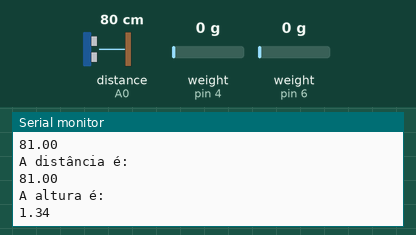
A sketch run on a simulated Arduino Uno, built with avr-gcc and run on an emulated ATmega328P. On the bench: the last lines printed to the serial monitor. The test bench sets the inputs (shaded band); at power-on: distance to the obstacle (sensor on A0) 80 cm, weight on the scale (sensors on pin 4, pin 6) 0 g. The echo pulse lasts 58.3 µs per cm; no radio packets arrive unless stated.

Above: at 6.0 s.
6.1 s: distance to the obstacle (sensor on A0) set to 2 cm
At 6.9 s:
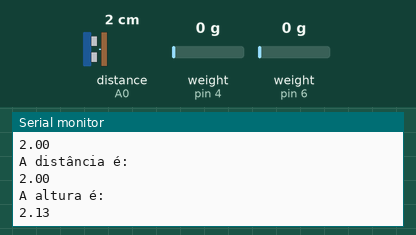
7.7 s: weight on the scale (sensor on pin 4) set to 100 g
9.3 s: weight on the scale (sensor on pin 6) set to 100 g
10.9 s: distance to the obstacle (sensor on A0) set to 4 cm
At 12.3 s:
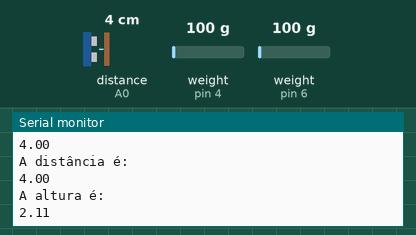
12.5 s: weight on the scale (sensor on pin 4) set to 1250 g
17.2 s: weight on the scale (sensor on pin 6) set to 1250 g
Timing chart, 0 to 19.8 s (numbered marks = the images above; inputs shaded):
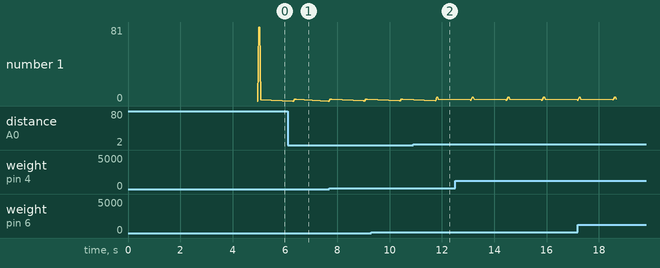

The sketch:

CyclefyDebug.ino
```cpp
#include <HX711_ADC.h>
#include <NewPing.h>
#include <RHReliableDatagram.h>
#include <RH_RF95.h>
#include <SPI.h>
#include <EEPROM.h>
// pins para os HX711
const int HX711_sck_1 = 3;
const int HX711_dout_1 = 4;
const int HX711_sck_2 = 5;
const int HX711_dout_2 = 6;
const int HX711_sck_3 = 8;
const int HX711_dout_3 = 9;
const int HX711_sck_4 = 0;
const int HX711_dout_4 = 1;

const int calVal_eepromAdress_1 = 0; // eeprom adress for calibration value load cell 1 (4 bytes)
const int calVal_eepromAdress_2 = 4; // eeprom adress for calibration value load cell 2 (4 bytes)

HX711_ADC LoadCell_1(HX711_dout_1, HX711_sck_1); //HX711 1
HX711_ADC LoadCell_2(HX711_dout_2, HX711_sck_2); //HX711 2

// fim dos pins relacionados ao sensorialmente to peso

// Setup para os ultrassônicos
#define PING_PIN1 A0 // pino de trigger e echo para o primeiro ultrassônico
#define PING_PIN2 A2 // pino de trigger e echo para o segundo ultrassônico
#define PING_PIN3 A3 // pino de trigger e echo para o terceiro ultrassônico
#define MAX_DISTANCE 400 // define a distância maxima do sensor em cm

NewPing sonar1(PING_PIN1, PING_PIN1, MAX_DISTANCE); //define o pino de echo, trigger e a distância maxima de cada ultrassônico
NewPing sonar2(PING_PIN1, PING_PIN1, MAX_DISTANCE);
NewPing sonar3(PING_PIN1, PING_PIN1, MAX_DISTANCE);
// Fim do setup dos ultrassônicos
// Setup do modulo LoRA

#define SERVER_ADDRESS 1 // Endereço do servidor
#define CLIENT_ADDRESS 3// mudar conforme as lixeiras forem aumentando. Não use 1, esse é do servidor
RH_RF95 driver;
RHReliableDatagram manager(driver, CLIENT_ADDRESS);

void setup() {
    Serial.begin(9600);
    Serial.println("Iniciando...");
    // Setup do sensor de peso
    float calibrationValue_1; // variavel float para armazenar o valor de calibração do HX711 1
    float calibrationValue_2; // variavel float para armazenar o valor de calibração do HX711 2
    float calibrationValue_3; // variavel float para armazenar o valor de calibração do HX711 3
    float calibrationValue_4; // variavel float para armazenar o valor de calibração do HX711 4

    calibrationValue_1 = 22542.00; //Valores de calibragem para o HX711 1
    calibrationValue_2 = 23650.00; //Valores de calibragem para o HX711 2


    LoadCell_1.begin(); // inicia todos os HX711
    LoadCell_2.begin();


    long stabilizingtime = 2000;
    boolean _tare = false;

    byte loadcell_1_rdy = 0;
    byte loadcell_2_rdy = 0;


    while ((loadcell_1_rdy + loadcell_2_rdy < 2)){ // inicializa todos os HX711 simultaneamente
    if (!loadcell_1_rdy) loadcell_1_rdy = LoadCell_1.startMultiple(stabilizingtime, _tare); //inicializa com a função preparada para multiplas celulas de carga
    if (!loadcell_2_rdy) loadcell_2_rdy = LoadCell_2.startMultiple(stabilizingtime, _tare);
  }
  if (LoadCell_1.getTareTimeoutFlag()) {
    Serial.println("Timeout, check MCU>HX711 no.1 wiring and pin designations");
  }
  if (LoadCell_2.getTareTimeoutFlag()) {
    Serial.println("Timeout, check MCU>HX711 no.2 wiring and pin designations");
  }

    LoadCell_1.setCalFactor(calibrationValue_1); // usa o valor de calibração para calibrar cada HX711
    LoadCell_2.setCalFactor(calibrationValue_2);

    // Setup do sensor de peso realizado
    if (!manager.init())
    Serial.println("init failed");
    driver.setFrequency(868);
    driver.setModemConfig(RH_RF95::Bw31_25Cr48Sf512);

  }


void loop(){
    // Coleta os datados do sensores de peso
    LoadCell_1.update();
    LoadCell_2.update();
    delay(10);
    float x = LoadCell_1.getData();
    float y = LoadCell_2.getData();
    delay(100);

    Serial.println("Peso de cada HX711");
    Serial.println(x);
    delay(10);
    Serial.println(y);
    delay(10);


    float Weight = x + y; //realiza a soma dos pesos e desconsidera 100kg que é o peso aproximado da lixeira
    Serial.println("O peso é: "); Serial.println(Weight);
    // Coleta de dados dos sensores de distância

    float a = sonar1.ping_cm();
    float b = sonar2.ping_cm();
    float c = sonar3.ping_cm();
    Serial.println("Valor individual das distâncias: ");
    Serial.println(a);
    delay(10);
    Serial.println(b);
    delay(10);
    Serial.println(c);
    delay(10);

    float Distance = (a + b + c)/3; // pega os valores de distancias observados e realiza a média
    Serial.println("A distância é: "); Serial.println(Distance);
    float Height = -((Distance/100) - 2.15); // troca o referêncial o valor 2,15 é a altura do teto até essa lixeira
    Serial.println("A altura é: "); Serial.println(Height);
    // chama a função que irá enviar esses dados
    String data_string = String(Weight) + "$" + String(Height);
    char data[12];
    data_string.toCharArray(data, 12);
    manager.sendtoWait((uint8_t *)data, sizeof(data), SERVER_ADDRESS);
    manager.waitPacketSent();
    delay(1000); // 1 segundos até a proxima atualização


}
```

Measured:
- after the input at 6.1 s, the serial monitor: prints a new line after 0.27 s (image 1)
- after the input at 10.9 s, the serial monitor: prints a new line after 0.91 s (image 2)
- plotted number 1: 2.13 → 2.11 after the input at 10.9 s
